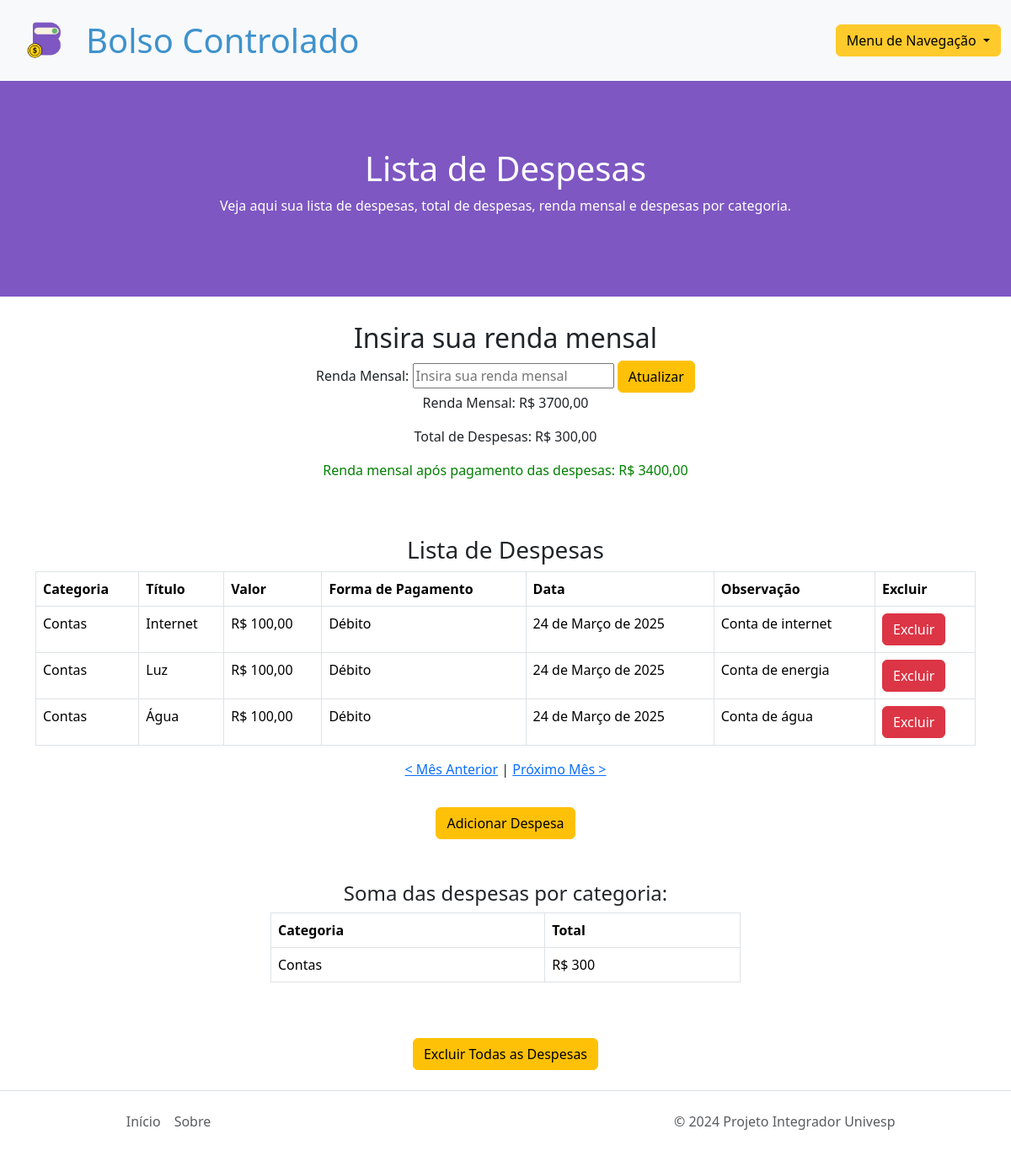
The app's page /expenses/ (signed in) with its own data.
### expenses/models.py (models this page shows, shortened)
class UserProfile(models.Model):
    user = models.OneToOneField(User, on_delete=models.CASCADE, related_name='user_profile')  # Adicione related_name
    salary = models.DecimalField(max_digits=10, decimal_places=2, default=0)

class Expense(models.Model):
    expense_category = models.CharField(max_length=20, choices=CATEGORY_CHOICES, verbose_name='Categoria', default='categoria1')
    title = models.CharField(max_length=30, verbose_name='Título')
    amount = models.DecimalField(max_digits=10, decimal_places=2, verbose_name='Valor')
    date = models.DateField(verbose_name='Data')
    user = models.ForeignKey(User, on_delete=models.CASCADE, related_name='expenses')
    payment_method = models.CharField(blank=True, max_length=20, choices=PAYMENT_CHOICES, verbose_name='Forma de Pagamento (Opcional)', default='Dinheiro')
    observation = models.TextField(blank=True, verbose_name='Observação', max_length=60)
    duration_months = models.IntegerField(verbose_name='Duração em Meses', default=1)
    class Meta:
        verbose_name = 'Despesa'
        verbose_name_plural = 'Despesas'

### expenses/views.py (the view, shortened to what this page needs)
# urls.py: path('expenses/', ExpenseListView.as_view(), name='expense_list'),
class ExpenseListView(LoginRequiredMixin, ListView):
    model = Expense
    template_name = 'expenses/expense_list.html'
    context_object_name = 'expenses'
    def get_queryset(self):
        year = self.kwargs.get('year', None)
        month = self.kwargs.get('month', None)
        if year is None or month is None:
            current_date = datetime.now()
            year = current_date.year
            month = current_date.month
        return Expense.objects.filter(user=self.request.user, date__year=year, date__month=month)
    def get_context_data(self, **kwargs):
        context = super().get_context_data(**kwargs)
        year = int(self.kwargs.get('year', datetime.now().year))
        month = int(self.kwargs.get('month', datetime.now().month))
        prev_month, prev_year = (month - 1, year) if month > 1 else (12, year - 1)
        next_month, next_year = (month + 1, year) if month < 12 else (1, year + 1)
        expenses = self.get_queryset()
        total_expenses = expenses.aggregate(total=Sum('amount'))['total'] or 0
        salary = UserProfile.objects.get(user=self.request.user).salary if UserProfile.objects.filter(user=self.request.user).exists() else None
        difference = salary - total_expenses if salary is not None else None
        expenses_by_category = expenses.values('expense_category').annotate(total_amount=Sum('amount'))
        context.update({
            'total_expenses': round(total_expenses, 2),
            'salary': salary,
            'difference': difference,
            'expenses_by_category': expenses_by_category,
            'year': year,
            'month': month,
            'prev_year': prev_year,
            'prev_month': prev_month,
            'next_year': next_year,
            'next_month': next_month,
        })
        return context

### expenses/templates/expenses/expense_list.html (shortened to what this page needs)
{% extends 'base-3.html' %}
{% load static %}
{% block content %}
<div id="banner">
    <h1 id="cor-letra-banner">Lista de Despesas</h1>
    <p id="cor-letra-banner">Veja aqui sua lista de despesas, total de despesas, renda mensal e despesas por categoria.</p>
</div>
<div class="text-center" style="padding-top: 30px;">
    <h2>Insira sua renda mensal</h2>
    <form action="{% url 'expense_list' %}" method="post">
        <label for="salary">Renda Mensal:</label>
        <input type="text" id="salary" name="salary" placeholder="Insira sua renda mensal">
        <button class="btn btn-warning" type="submit">Atualizar</button>
    </form>
    {% if salary %}
    <p>Renda Mensal: R$ {{ salary }}</p>
    {% endif %}
    <p>Total de Despesas: R$ {{ total_expenses }}</p>
    {% if difference is not None %}
    {% if difference >= 0 %}
        <p style="color: green;">Renda mensal após pagamento das despesas: R$ {{ difference }}</p>
    {% else %}
        <p style="color: red;">Renda mensal após pagamento das despesas: <span style="color: red;">R$ {{ difference }}</span> <span style="color: red;">(Renda negativa)</span></p>
    {% endif %}
{% endif %}
</div>
<h3 class="text-center" style="padding-top: 50px;">Lista de Despesas</h3>
<div class="table-responsive">
    <table class="table table-bordered">
        <thead>
            <tr>
                <th scope="col">Categoria</th>
                <th scope="col">Título</th>
                <th scope="col">Valor</th>
                <th scope="col">Forma de Pagamento</th>
                <th scope="col">Data</th>
                <th scope="col">Observação</th>
                <th scope="col">Excluir</th>
            </tr>
        </thead>
        <tbody>
            {% for expense in expenses %}
            <tr>
                <td>{{ expense.expense_category }}</td>
                <td>{{ expense.title }}</td>
                <td>R$ {{ expense.amount }}</td>
                <td>{{ expense.payment_method }}</td>
                <td>{{ expense.date }}</td>
                <td>{{ expense.observation }}</td>
                <td>
                    <form action="{% url 'delete_expense' expense.id %}" method="post" style="display: inline;">
                        <button type="submit" class="btn btn-danger">Excluir</button>
                    </form>
                </td>
            </tr>
            {% endfor %}
        </tbody>
    </table>
</div>
<div class="text-center" style="margin-bottom:3%">
    {% if year and month %}
        <p>
            <a href="{% if month > 1 %}{% url 'expense_list_month' year=year month=month|add:'-1' %}{% else %}{% url 'expense_list_month' year=year|add:'-1' month=12 %}{% endif %}">&lt; Mês Anterior</a> |
            <a href="{% if month < 12 %}{% url 'expense_list_month' year=year month=month|add:'1' %}{% else %}{% url 'expense_list_month' year=year|add:'1' month=1 %}{% endif %}">Próximo Mês &gt;</a>
        </p>
    {% endif %}
</div>
<div class="text-center">
    <button class="btn btn-warning" onclick="window.location.href='{% url 'add_expense' %}'">Adicionar Despesa</button>
</div>
<div>
    <div class="col-6 mx-auto">
        <h4 class="text-center" style="padding-top: 50px;">Soma das despesas por categoria:</h4>
        <div class="table-responsive">
            <table class="table table-bordered">
                <thead>
                    <tr>
                        <th scope="col">Categoria</th>
                        <th scope="col">Total</th>
                    </tr>
                </thead>
                <tbody>
                    {% for category in expenses_by_category %}
                    <tr>
                        <td>{{ category.expense_category }}</td>
                        <td>R$ {{ category.total_amount }}</td>
                    </tr>
                    {% endfor %}
                </tbody>
            </table>
        </div>
    </div>
</div>
<div class="text-center" style="margin-top: 50px;">
    <button class="btn btn-warning" data-toggle="modal" data-target="#confirmDeleteModal">Excluir Todas as Despesas</button>
</div>
{% endblock content %}

### static/css/expenses.css (style rules this page uses)
:root { --obs: red; --letras-nav-bar-preto: #000000; --fundo-banner: #7E57C2; --letras-banner: #ffffff; --letras-nav-bar-azul: #3E92CC; --cor-input: #cfcfcfcf; }
body, html { margin: 0; padding: 0; overflow-x: hidden; }
#banner { background-color: var(--fundo-banner); padding: 5rem; text-align: center; width: 100vw; margin-left: calc(50% - 50vw); margin-right: calc(50% - 50vw); }
#cor-letra-banner { color: var(--letras-banner); }

### records on screen
UserProfile: salary "3700,00"
Expense: expense_category "Contas", title "Internet", amount "100,00", payment_method "Débito", date "24 de Março de 2025", observation "Conta de internet"
Expense: expense_category "Contas", title "Luz", amount "100,00", payment_method "Débito", date "24 de Março de 2025", observation "Conta de energia"
Expense: expense_category "Contas", title "Água", amount "100,00", payment_method "Débito", date "24 de Março de 2025", observation "Conta de água"

### other values on screen
{{ total_expenses }} "300,00"
{{ category.expense_category }} "Contas"
{{ category.total_amount }} "300"
